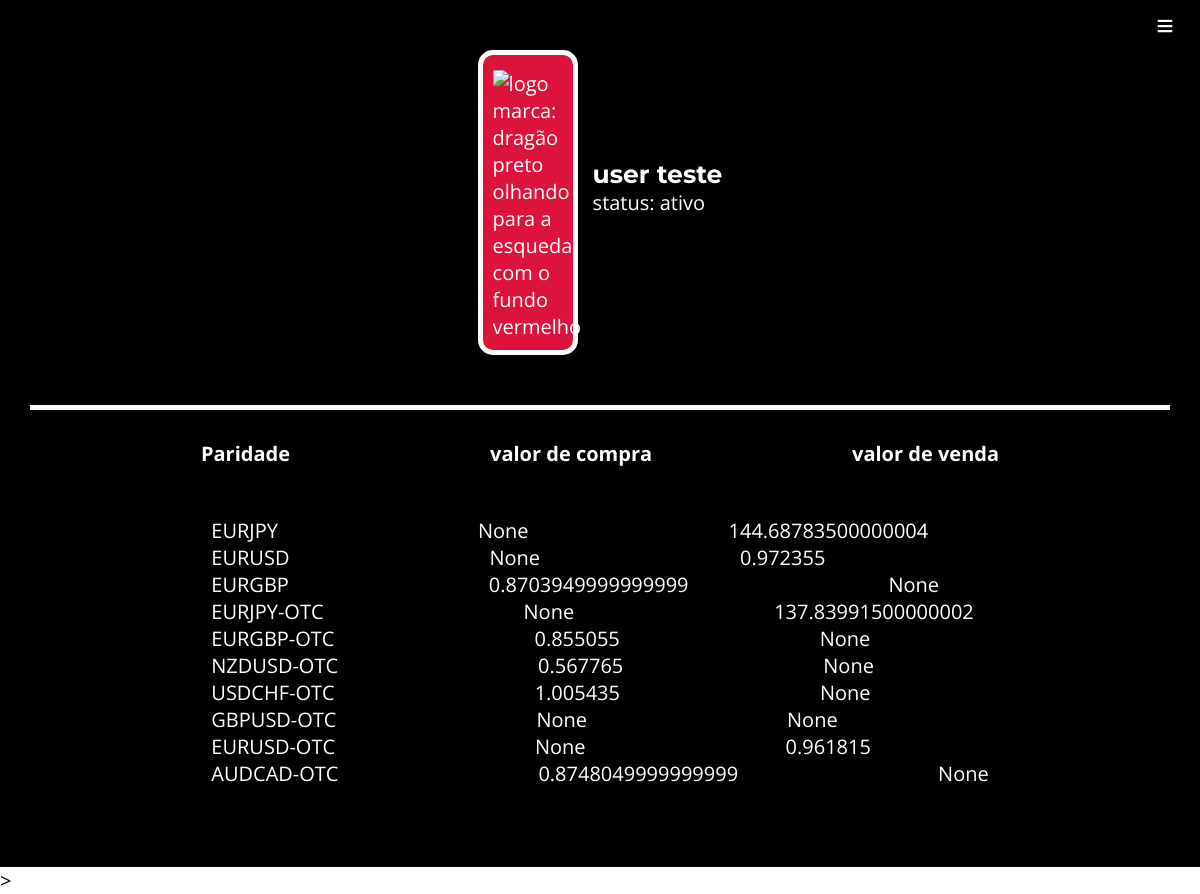
/perfil/ (signed in), run on the app's committed database.
### paginas/models.py (models this page shows)
class Paridades(models.Model):
    paridade = models.CharField(max_length=10)
    call = models.CharField(max_length=255, blank=True, null=True)
    put = models.CharField(max_length=255, blank=True, null=True)

### paginas/views.py (the view)
# urls.py: path('perfil/', views.perfil, name='perfil'),
@login_required(redirect_field_name='login')
def perfil(request):
    sinais = Paridades.objects.all()
    return render(request, 'paginas/perfil.html', {
        'sinais': sinais
    })

### paginas/templates/paginas/perfil.html (shortened to what this page needs)
{% extends 'base.html' %}
{% load static %}
{% block 'conteudo'%}
    <section class="pagina-inteira bg-black">
        <div class="conteudo-principal perfil">
            <div class="container-info-perfil">
                <div class="logo">
                    <div class="container-img">
                        <img src="{% static 'img/dragon-icon.svg'%}" alt=" logo marca: dragão preto olhando para a esqueda com o fundo vermelho">
                    </div>
                    <div class="container-text">
                        <h2 class="text-logo">{{ user.first_name }} {{ user.last_name }}</h2>
                        <p>status: ativo</p>
                    </div>
                </div>
            </div>
                <table class="table">
      <thead>
        <tr>
          <th>Paridade</th>
          <th>valor de compra</th>
          <th>valor de venda</th>
        </tr>
      </thead>
      <tbody>
        {% for sinal in sinais %}
          <tr>
            <td>{{ sinal.paridade }}</td>
            <td>{{ sinal.call }}</td>
            <td>{{ sinal.put }}</td>
          </tr>
        {% endfor %}
      </tbody>
    </table>
        </div>
    </section>>
{% endblock %}

### templates/static/css/base.css (style rules this page uses)
* { margin: 0; padding: 0; box-sizing: border-box; }
html { font-size: 62.5%; }
body { font-family: 'Open Sans', sans-serif; font-size: 2rem; }
h1, h2, h3, h4, h5, h6 { font-family: 'Montserrat', sans-serif; }
h2 { font-size: 5.5rem; margin-bottom: 5rem; }
p { margin-bottom: 3rem; }
.bg-black { background: black; color: white; }
.pagina-inteira { min-height: 100vh; }
.conteudo-principal { max-width: 120rem; margin: 0 auto; padding: 5rem 3rem; }
.container-img { width: 10rem; height: 10rerm; background: crimson; border: 0.5rem solid white; border-radius: 1.5rem; }
.container-img img { padding: 1rem; margin-top: 0.5rem; }
.logo { display: flex; flex-direction: row; align-items: center; justify-content: center; }
.logo .container-text { display: flex; flex-direction: column; margin-left: 1.5rem; }
.logo .container-text h2 { font-size: 2.5rem; margin: 0; }
.table { display: flex; align-items: center; flex-direction: column; margin-top: 5rem; border-top: 0.5rem solid white; padding: 3rem; gap: 5rem; }
.table tr { table-layout: fixed; text-align: left; display: flex; gap: 20rem; }

### data on the page
Paridades: paridade "EURJPY", call "None", put "144.68783500000004"
Paridades: paridade "EURUSD", call "None", put "0.972355"
Paridades: paridade "EURGBP", call "0.8703949999999999", put "None"
Paridades: paridade "EURJPY-OTC", call "None", put "137.83991500000002"
Paridades: paridade "EURGBP-OTC", call "0.855055", put "None"
Paridades: paridade "NZDUSD-OTC", call "0.567765", put "None"
Paridades: paridade "USDCHF-OTC", call "1.005435", put "None"
Paridades: paridade "GBPUSD-OTC", call "None", put "None"
Paridades: paridade "EURUSD-OTC", call "None", put "0.961815"
Paridades: paridade "AUDCAD-OTC", call "0.8748049999999999", put "None"

### other printed values
{{ user.first_name }} "user"
{{ user.last_name }} "teste"
